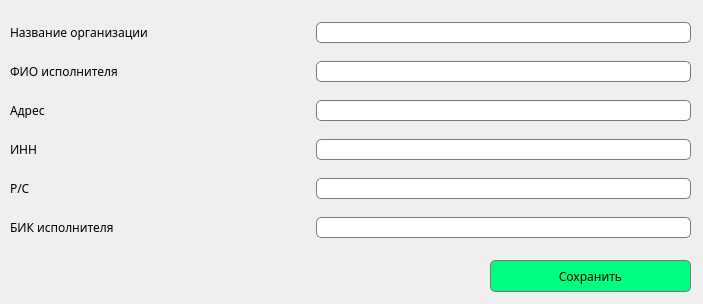
<?xml version="1.0" encoding="UTF-8"?>
<ui version="4.0">
 <class>Form</class>
 <widget class="QWidget" name="Form">
  <property name="geometry">
   <rect>
    <x>0</x>
    <y>0</y>
    <width>703</width>
    <height>304</height>
   </rect>
  </property>
  <property name="windowTitle">
   <string>Form</string>
  </property>
  <widget class="QPushButton" name="pushButton">
   <property name="geometry">
    <rect>
     <x>490</x>
     <y>260</y>
     <width>201</width>
     <height>32</height>
    </rect>
   </property>
   <property name="font">
    <font>
     <family>Montserrat</family>
    </font>
   </property>
   <property name="styleSheet">
    <string notr="true">QPushButton {
	background: rgb(0, 255, 127);
	border: 1px solid rgb(122, 122, 122);
    border-radius: 5px;  /* Установите радиус закругления, например, 10px */
}</string>
   </property>
   <property name="text">
    <string>Сохранить</string>
   </property>
  </widget>
  <widget class="QWidget" name="verticalWidget" native="true">
   <property name="geometry">
    <rect>
     <x>10</x>
     <y>10</y>
     <width>681</width>
     <height>241</height>
    </rect>
   </property>
   <layout class="QVBoxLayout" name="verticalLayout_4">
    <property name="leftMargin">
     <number>0</number>
    </property>
    <property name="topMargin">
     <number>0</number>
    </property>
    <property name="rightMargin">
     <number>0</number>
    </property>
    <property name="bottomMargin">
     <number>0</number>
    </property>
    <item>
     <layout class="QHBoxLayout" name="horizontalLayout_4">
      <item>
       <widget class="QLabel" name="label">
        <property name="minimumSize">
         <size>
          <width>300</width>
          <height>0</height>
         </size>
        </property>
        <property name="font">
         <font>
          <family>Montserrat</family>
         </font>
        </property>
        <property name="text">
         <string>Название организации</string>
        </property>
       </widget>
      </item>
      <item>
       <widget class="QLineEdit" name="lineEdit">
        <property name="font">
         <font>
          <family>Montserrat</family>
         </font>
        </property>
        <property name="styleSheet">
         <string notr="true">QLineEdit{
	border-radius: 5px;
	border: 1px solid rgb(122, 122, 122);
}</string>
        </property>
       </widget>
      </item>
     </layout>
    </item>
    <item>
     <layout class="QHBoxLayout" name="horizontalLayout_5">
      <item>
       <widget class="QLabel" name="label_2">
        <property name="minimumSize">
         <size>
          <width>300</width>
          <height>0</height>
         </size>
        </property>
        <property name="font">
         <font>
          <family>Montserrat</family>
         </font>
        </property>
        <property name="text">
         <string>ФИО исполнителя</string>
        </property>
       </widget>
      </item>
      <item>
       <widget class="QLineEdit" name="lineEdit_2">
        <property name="font">
         <font>
          <family>Montserrat</family>
         </font>
        </property>
        <property name="styleSheet">
         <string notr="true">QLineEdit{
	border-radius: 5px;
	border: 1px solid rgb(122, 122, 122);
}</string>
        </property>
       </widget>
      </item>
     </layout>
    </item>
    <item>
     <layout class="QHBoxLayout" name="horizontalLayout_6">
      <item>
       <widget class="QLabel" name="label_3">
        <property name="minimumSize">
         <size>
          <width>300</width>
          <height>0</height>
         </size>
        </property>
        <property name="font">
         <font>
          <family>Montserrat</family>
         </font>
        </property>
        <property name="text">
         <string>Адрес</string>
        </property>
       </widget>
      </item>
      <item>
       <widget class="QLineEdit" name="lineEdit_3">
        <property name="font">
         <font>
          <family>Montserrat</family>
         </font>
        </property>
        <property name="styleSheet">
         <string notr="true">QLineEdit{
	border-radius: 5px;
	border: 1px solid rgb(122, 122, 122);
}</string>
        </property>
       </widget>
      </item>
     </layout>
    </item>
    <item>
     <layout class="QHBoxLayout" name="horizontalLayout_7">
      <item>
       <widget class="QLabel" name="label_4">
        <property name="minimumSize">
         <size>
          <width>300</width>
          <height>0</height>
         </size>
        </property>
        <property name="font">
         <font>
          <family>Montserrat</family>
         </font>
        </property>
        <property name="text">
         <string>ИНН</string>
        </property>
       </widget>
      </item>
      <item>
       <widget class="QLineEdit" name="lineEdit_4">
        <property name="font">
         <font>
          <family>Montserrat</family>
         </font>
        </property>
        <property name="styleSheet">
         <string notr="true">QLineEdit{
	border-radius: 5px;
	border: 1px solid rgb(122, 122, 122);
}</string>
        </property>
       </widget>
      </item>
     </layout>
    </item>
    <item>
     <layout class="QHBoxLayout" name="horizontalLayout_8">
      <item>
       <widget class="QLabel" name="label_5">
        <property name="minimumSize">
         <size>
          <width>300</width>
          <height>0</height>
         </size>
        </property>
        <property name="font">
         <font>
          <family>Montserrat</family>
         </font>
        </property>
        <property name="text">
         <string>Р/С</string>
        </property>
       </widget>
      </item>
      <item>
       <widget class="QLineEdit" name="lineEdit_5">
        <property name="font">
         <font>
          <family>Montserrat</family>
         </font>
        </property>
        <property name="styleSheet">
         <string notr="true">QLineEdit{
	border-radius: 5px;
	border: 1px solid rgb(122, 122, 122);
}</string>
        </property>
       </widget>
      </item>
     </layout>
    </item>
    <item>
     <layout class="QHBoxLayout" name="horizontalLayout_9">
      <item>
       <widget class="QLabel" name="label_6">
        <property name="minimumSize">
         <size>
          <width>300</width>
          <height>0</height>
         </size>
        </property>
        <property name="font">
         <font>
          <family>Montserrat</family>
         </font>
        </property>
        <property name="text">
         <string>БИК исполнителя</string>
        </property>
       </widget>
      </item>
      <item>
       <widget class="QLineEdit" name="lineEdit_6">
        <property name="font">
         <font>
          <family>Montserrat</family>
         </font>
        </property>
        <property name="styleSheet">
         <string notr="true">QLineEdit{
	border-radius: 5px;
	border: 1px solid rgb(122, 122, 122);
}</string>
        </property>
       </widget>
      </item>
     </layout>
    </item>
   </layout>
  </widget>
 </widget>
 <resources/>
 <connections/>
</ui>
